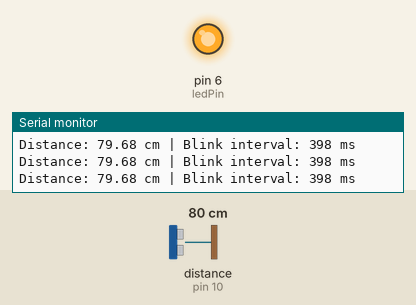
This sketch was run on a simulated Arduino Uno, built with avr-gcc and run on an emulated ATmega328P. Parts: output pins drawn as LEDs (lit = HIGH), the last lines printed to the serial monitor. Wiring (inferred from the names in the program): ultrasonic range finder: trigger pin 9; echo pin 10. Dashed ring = blinking. Inputs (shaded band) come from the test bench; at power-on: distance to the obstacle (sensor on pin 10) 80 cm. The echo pulse lasts 58.3 µs per cm; pins used as bus, display or sensor lines are not drawn.

Above: at 0.62 s.
1.3 s: distance to the obstacle (sensor on pin 10) set to 2 cm
At 2.1 s:
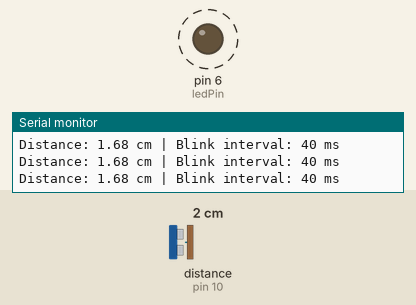
4.3 s: distance to the obstacle (sensor on pin 10) set to 18 cm
At 4.77 s:
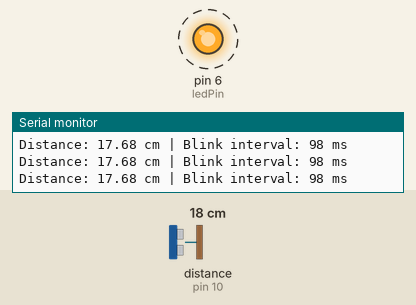
7.3 s: distance to the obstacle (sensor on pin 10) set to 60 cm
At 7.99 s:
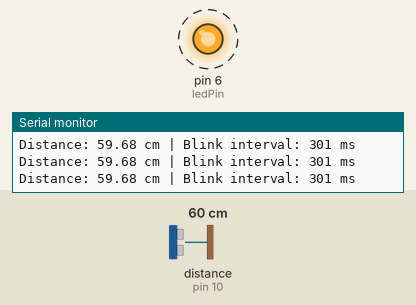
Timing chart, 0 to 16.3 s (numbered marks = the images above; inputs shaded):
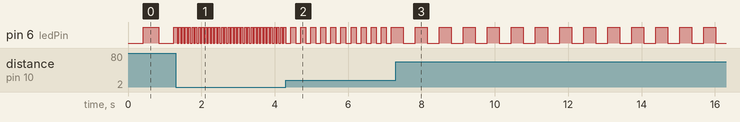

Measured:
- after the input at 1.3 s, pin 6 (ledPin): alternates HIGH for 0.04 s and LOW for 0.04 s, starting at once
- after the input at 4.3 s, pin 6 (ledPin): alternates HIGH for 0.14 s and LOW for 0.14 s, starting after 0.13 s
- after the input at 7.3 s, pin 6 (ledPin): alternates HIGH for 0.33 s and LOW for 0.33 s, starting after 0.20 s

The sketch:

ultrasonic_led_test.ino
```cpp
// HC-SR04 -> LED blink-rate demo
// Wiring: Trig -> D9, Echo -> D10, LED (+resistor) -> D6

const int trigPin = 9;
const int echoPin = 10;
const int ledPin = 6;

const float standbyThreshold = 100.0; // cm - beyond this, LED stays solid ON
const float minDistance = 5.0;        // cm - closest realistic reading
const int slowestBlink = 500;         // ms half-period when just inside range
const int fastestBlink = 40;          // ms half-period when very close

unsigned long lastToggleTime = 0;
bool ledState = false;

void setup() {
  pinMode(trigPin, OUTPUT);
  pinMode(echoPin, INPUT);
  pinMode(ledPin, OUTPUT);
  Serial.begin(9600);
}

void loop() {
  float distanceCm = readDistanceCm();

  if (distanceCm <= 0 || distanceCm > standbyThreshold) {
    // Nothing in range -> standby mode, LED solid on
    digitalWrite(ledPin, HIGH);
    Serial.println("Standby (no object in range)");
  } else {
    // Something in range -> blink, faster as distance shrinks
    int blinkInterval = mapDistanceToBlinkInterval(distanceCm);

    unsigned long now = millis();
    if (now - lastToggleTime >= (unsigned long)blinkInterval) {
      ledState = !ledState;
      digitalWrite(ledPin, ledState ? HIGH : LOW);
      lastToggleTime = now;
    }

    Serial.print("Distance: ");
    Serial.print(distanceCm);
    Serial.print(" cm | Blink interval: ");
    Serial.print(blinkInterval);
    Serial.println(" ms");
  }
}

float readDistanceCm() {
  digitalWrite(trigPin, LOW);
  delayMicroseconds(2);
  digitalWrite(trigPin, HIGH);
  delayMicroseconds(10);
  digitalWrite(trigPin, LOW);

  long duration = pulseIn(echoPin, HIGH, 30000); // 30ms timeout
  if (duration == 0) return -1; // no echo = out of range

  return duration * 0.0343 / 2;
}

int mapDistanceToBlinkInterval(float distanceCm) {
  distanceCm = constrain(distanceCm, minDistance, standbyThreshold);
  return map(distanceCm, minDistance, standbyThreshold, fastestBlink, slowestBlink);
}
```
